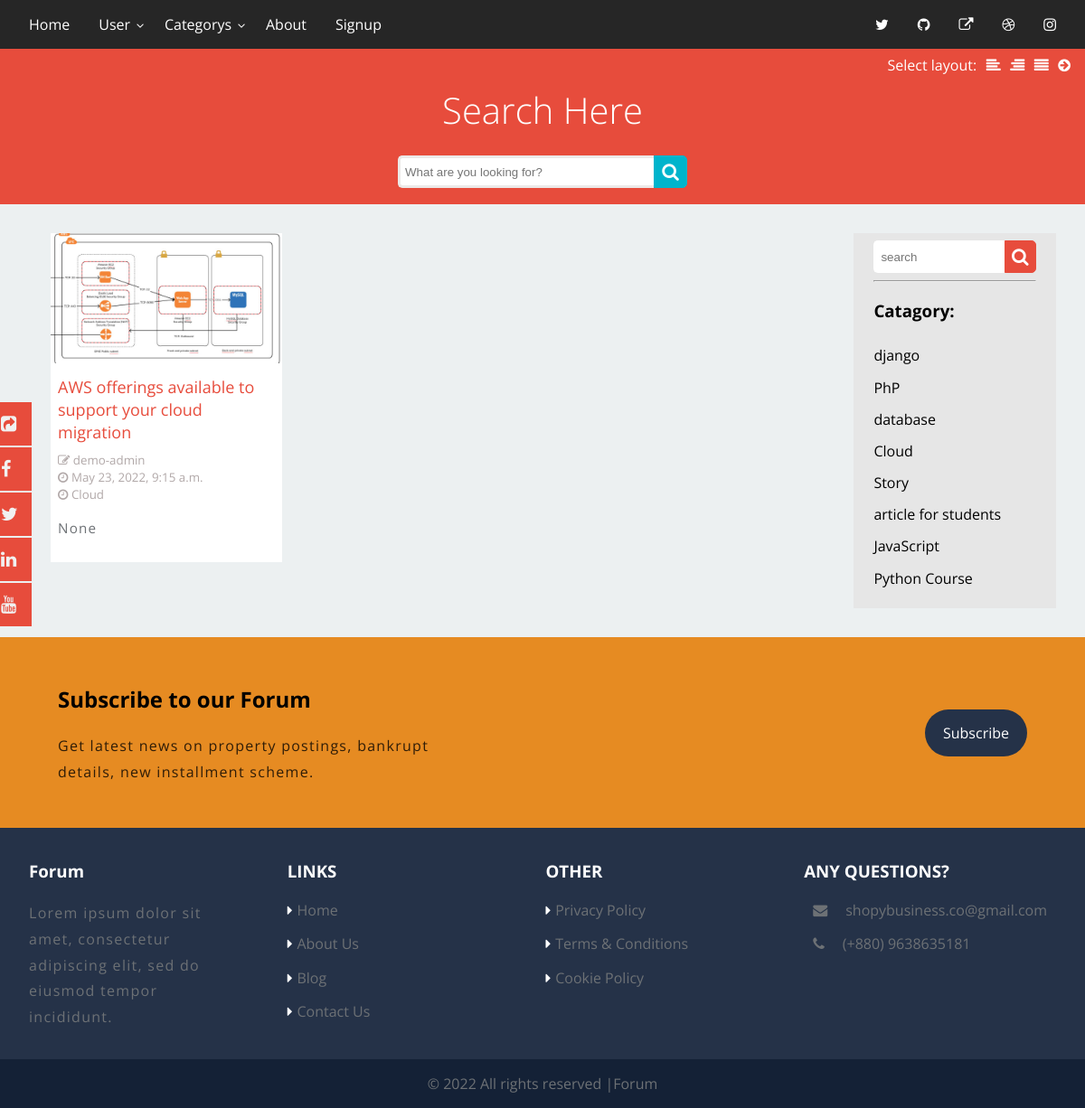
Page /category/cloud/ on the committed database.
### home/models.py (models this page shows, shortened)
class BlogModel(models.Model):
    title = models.CharField(max_length=1000,null=True , blank=True)
    slug = models.SlugField(max_length=1000, unique=True, null=True , blank=True)
    sub_title =models.CharField(max_length=1000, null=True , blank=True)
    content = FroalaField()
    user = models.ForeignKey(User, blank=True, null=True, on_delete=models.CASCADE)
    image = models.ImageField(upload_to='blog')
    category = models. ForeignKey(Category, on_delete=models.CASCADE, blank=True, null=True,)
    created_at = models.DateTimeField(auto_now_add=True)
    upload_to = models.DateTimeField(auto_now=True)
    class Meta:
        verbose_name_plural= 'All Blogs'

class Category (models.Model):
    name = models.CharField(max_length=200)
    slug = models.SlugField(max_length=255, unique=True)
    class Meta:
        verbose_name_plural= 'Categories'

### home/views.py (the view)
# urls.py: path('category/<slug:slug>/', views.category, name='category'),
def category(request, slug):
    allblogs = BlogModel.objects.filter(category__slug=slug)
    categories = Category.objects.all()
    context =  { 'allblogs': allblogs,
                 'categories': categories,
                }
    return render (request, 'blog/category.html', context)

### home/templates/blog/category.html (shortened to what this page needs)
{% extends "blog/base.html" %}
{% block content %}
<div class="outer-wrap">
  <header class="masthead">
    <div class="sidebar-switcher">
      Select layout: <a href="#" class="sidebar-left-toggle"><i class="fa fa-align-left"></i></a> <a href="#" class="sidebar-right-toggle"><i
          class="fa fa-align-right"></i><span class="screen-reader-text">Move sidebar to the right</span></a> <a
        href="#" class="no-sidebar-toggle"><i class="fa fa-align-justify"></i></a> <a href="#" class="hide-sidebar-toggle"><i
          class="fa fa-arrow-circle-right"></i><span class="screen-reader-text">Remove sidebar</span></a>
    </div>
    <div class="centered">
      <div class="site-branding">
        <h5 class="site-title">Search Here</h5>
        <div class="wrap">
          <div class="search">
            <form class="search-form" action="" method="POST">
              <input type="text" name="search" class="searchTerm" aria-label="Search"
                placeholder="What are you looking for?">
              <button type="submit" class="searchButton">
                <i class="fa fa-search"></i>
              </button>
            </form>
          </div>
        </div>
      </div>
    </div>
  </header>
  <div class="content">
    <main class="main-area">
      <div class="centered">
        <section class="cards">
          {% for blog in allblogs %}
          <article class="card hover-animate">
            <a href="{% url 'blog_detail' blog.slug %}">
              <img src="/media/{{blog.image}}" alt="meow">
              <div class="card-content">
                <h2 >{{blog.title}}</h2>
                <small class="user-and-date"><i class="fa fa-pencil-square-o" aria-hidden="true"></i>
                  {{blog.user.username}}</small>
                <small class="user-and-date"><i class="fa fa-clock-o" aria-hidden="true"></i>
                  {{blog.created_at}}</small>
                <small class="user-and-date"><i class="fa fa-clock-o" aria-hidden="true"></i>
                  {{blog.category.name}}</small>
                <p >{{blog.sub_title}} </p>
              </div>
            </a>
          </article>
          {% endfor %}
        </section>
      </div>
    </main>
    <div class="sidebar">
      <div class="squish-container">
        <form class="search-form" action="" method="POST">
          <input type="text" name="search" class="sidebar-searchTerm" aria-label="Search" placeholder="search">
          <button type="submit" class="sidebar-searchButton ">
            <i class="fa fa-search"></i>
          </button>
        </form>
        <hr>
        <h3>Catagory:</h3>
        <nav class="example-menu">
          <ul>
            {% for category in categories %}
            <li>
              <a class="dropdown-item" href="{% url 'category' category.slug %} " >
                {{category.name}}
              </a>
            </li>
            {% endfor %}
          </ul>
        </nav>
      </div>
    </div>
  </div>
</div>
{% endblock %}

### static/css/custom.css (style rules this page uses)
*,html { scroll-behavior: smooth; }
*, *:after, *:before { -webkit-box-sizing: border-box; -moz-box-sizing: border-box; box-sizing: border-box; }
:root { scrollbar-color: rgb(210,210,210) rgb(46,54,69) !important; scrollbar-width: thin !important; --white:#fff; --black:#131417; --primary:#e6810ee8; --primarylite:#53b141; --gray:#6d7175; --dark:#253248; --darklite:#364256; --lite:#f8f9fa; }
body { margin: 0; }
body { background: #ecf0f1; line-height: 1.4; font-family: sans-serif; }
.card-content h2 { font-size: 18px; color: #e74c3c; }
.centered { margin: 0 auto; padding: 0 1em; }
@media screen and (min-width: 52em) { .centered { max-width: 52em; } }
.masthead { background: #e74c3c; }
.site-title { margin: 0 0 1em; padding: 1em 0; font-size: 2em; font-weight: 300; text-align: center; color: #FFF; }
@media screen and (min-width: 44.44em) { .site-title { font-size: 2em; } }
@media screen and (min-width: 50em) { .site-title { font-size: 2.5em; } }
.site-title { margin-bottom: 0; }
.sidebar { margin:2rem; padding: .5em 1.4em 1em; background: hsl(0, 0%, 90%); overflow: hidden; height: fit-content; }
.example-menu ul { list-style-type: none; margin: 0; padding: 0; }
.example-menu a { display: block; padding: .4em 0; color: inherit; text-decoration: none; transition: all 0.5s ease; }
@media screen and (min-width: 40em) { .sidebar-switcher { position: absolute; right: 0; padding: .4em 1em; color: #FFF; } }
@media screen and (min-width: 40em) { .sidebar-switcher a { color: #FFF; padding-left: .4em; } }
@media screen and (min-width: 40em) { .outer-wrap { display: flex; flex-direction: column; } }
@media screen and (min-width: 40em) { .content { display: flex; } }
@media screen and (min-width: 40em) { .main-area { flex: 1 1 auto; order: 1; } }
@media screen and (min-width: 40em) { .sidebar { flex: 0 0 14em; order: 2; } }
.main-area { padding: 2em; }
.card { background: white; margin-bottom: 2em; height: fit-content; }
.card a { color: black; text-decoration: none; }
.card-content { padding: 0.5em; }
.card-content h2 { margin-top: 0; margin-bottom: .5em; font-weight: normal; }
.card-content p { font-size: 95%; }
img { width: 100%; height: auto; border-top-left-radius: 5px; border-top-right-radius: 5px; }
@media screen and (min-width: 40em) { .cards { margin-top: -1em; display: flex; justify-content: space-between; flex-wrap: wrap; } }
@media screen and (min-width: 40em) { .card { margin-bottom: 1em; display: flex; flex: 0 1 calc(50% - 0.5em); } }
@media screen and (min-width: 60em) { .cards { margin-top: inherit; } }
@media screen and (min-width: 60em) { .card { margin-bottom: 2em; display: flex; flex: 0 1 calc(33% - 0.5em); } }
.hover-animate { transition: all 0.2s ease-in-out }
body { font-family: 'Open Sans', sans-serif; }
.search-form { display: flex; width: 100%; }
.search { width: 100%; position: relative; display: flex; }
.searchTerm { width: 100%; border: 3px solid #ece9e8; border-right: none; padding: 5px; border-radius: 5px 0 0 5px; outline: none; color: #9DBFAF; }
.searchButton { width: 40px; height: 36px; border: 1px solid #00B4CC; background: #00B4CC; text-align: center; color: #fff; border-radius: 0 5px 5px 0; cursor: pointer; font-size: 20px; }
.wrap { width: 40%; position: relative; top: 50%; left: 50%; transform: translate(-50%, -50%); }
.sidebar-searchTerm { width: 100%; border: 3px solid #ffffff;; border-right: none; padding: 5px; border-radius: 5px 0 0 5px; outline: none; color: #9DBFAF; }
.sidebar-searchButton { width: 40px; height: 36px; border: 1px solid #e74c3c; background: #e74c3c; text-align: center; color: #fff; border-radius: 0 5px 5px 0; cursor: pointer; font-size: 20px; }
.user-and-date { display: block; color: rgb(177, 168, 168); }
.story-img-details, img { margin:0%; }
a { text-decoration:none; transition:0.5s; outline:none !important; }
li { list-style:none; }
p { letter-spacing:0.08em; line-height:1.8em; color:var(--gray); }
img { min-width:100%; }
a, a:hover, a:focus { text-decoration: none; }

### rows in the picture
BlogModel: image (picture), title "AWS offerings available to support your cloud migration", user.username "demo-admin", created_at "May 23, 2022, 9:15 a.m.", category.name "Cloud", sub_title "None"
Category: name "django"
Category: name "PhP"
Category: name "database"
Category: name "Cloud"
Category: name "Story"
Category: name "article for students"
Category: name "JavaScript"
Category: name "Python Course"
